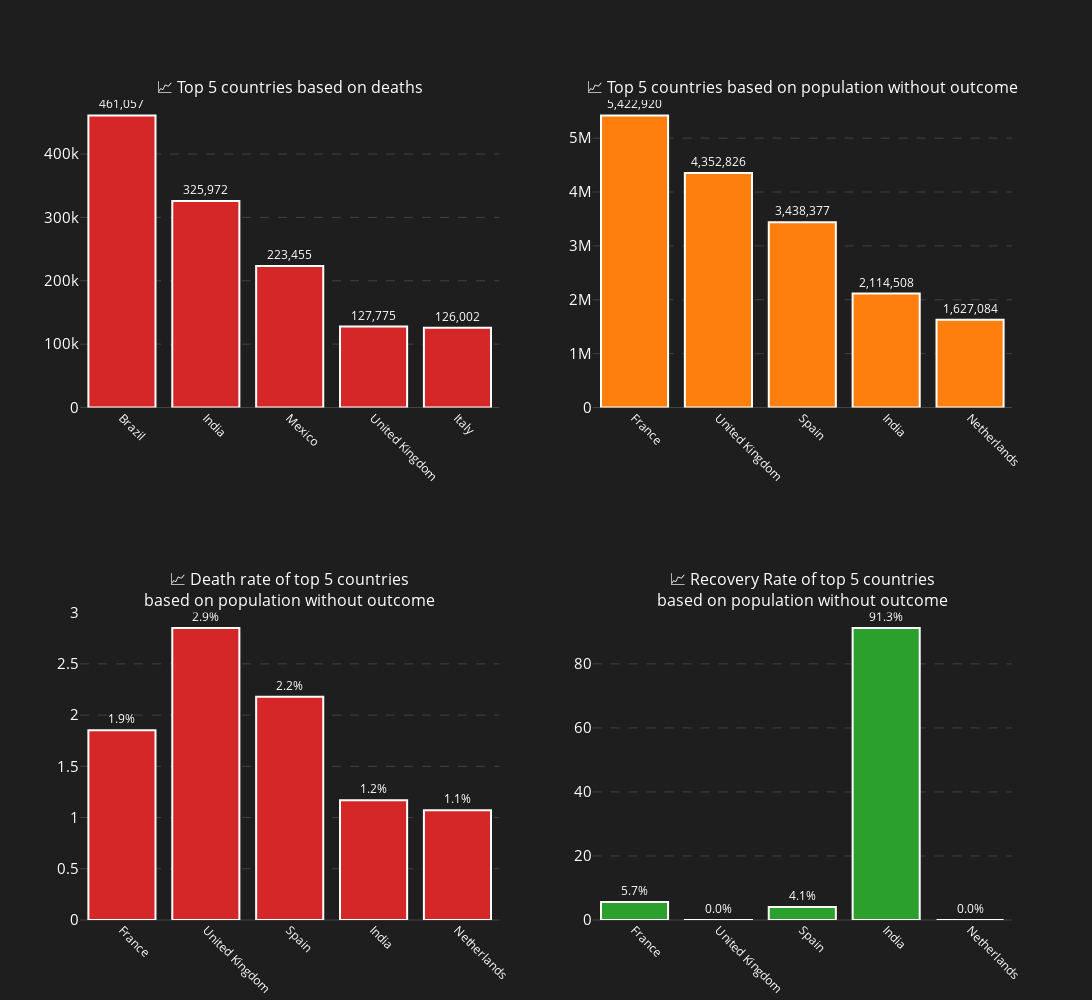

Here is the notebook cell this chart was saved with:
### Markdown cell above
#### Graph 2

### Code cell
#Set data
n = 5
# Get top n countries based on metric
top_n = total_per_country_wide.head(n).copy()

#Top n countries/states by total confirmed cases
total_per_country_wide['remained'] = total_per_country_wide['confirmed'] - total_per_country_wide['death'] - total_per_country_wide['recovered']
total_per_country_wide['incidence_death'] = (total_per_country_wide['remained']*total_per_country_wide['death_rate']/100).fillna(0).astype(int)
top_remained = total_per_country_wide.sort_values(by = 'remained', ascending = False).head(n)

#Create subplots
fig = ps(rows=2, cols=2, subplot_titles=[f'📈 Top {n} countries based on deaths', f'📈 Top {n} countries based on population without outcome',
                                         f'📈 Death rate of top {n} countries<br>based on population without outcome',
                                         f'📈 Recovery Rate of top {n} countries<br>based on population without outcome'],
    specs=[[{"secondary_y": False}, {"secondary_y": False}],[{"secondary_y": False}, {"secondary_y": False}]]
)

#Plot 1
fig.add_trace(go.Bar(x=top_n['Country/Province'],y=top_n['death'],orientation='v',
    marker=dict(color='#d62728', line=dict(color='white', width=2)),
    text=[f"{val:,.0f}" for val in top_n['death']], 
    textposition='outside',textfont=dict(size=12, color='white'),
    hovertemplate='<b>%{x}</b><br>' + 'Deaths: %{customdata[0]:,}<br>' + 'Cases: %{customdata[1]:,}<br>' +
    'Recovered: %{customdata[2]:,}<br>' + 'Death Rate: %{customdata[3]:.2f}%<br>' + 'Recovery Rate: %{customdata[4]:.2f}%<br><extra></extra>',
    customdata=np.column_stack((top_n['death'], top_n['confirmed'], top_n['recovered'], top_n['death_rate'],top_n['recovery_rate']))
), row = 1, col = 1)
#Plot 2
fig.add_trace(go.Bar(x=top_remained['Country/Province'],y=top_remained['remained'],orientation='v',name = '',
    marker=dict(color='#ff7f0e', line=dict(color='white', width=2)),
    text=[f"{val:,.0f}" for val in top_remained['remained']], 
    textposition='outside',textfont=dict(size=12, color='white'),
    hovertemplate='<b>%{x}</b><br>' + 'Active Cases: %{customdata[0]:,}<br>' + 'Death Rate: %{customdata[1]:.2f}%<br>' +
    'Recovery Rate: %{customdata[2]:.2f}%<br>' + 'Daily Cases: %{customdata[3]:.0f}<br>' + 'Daily Deaths: %{customdata[4]:.0f}<br><extra></extra>',
    customdata=np.column_stack((top_remained['remained'],top_remained['death_rate'],top_remained['recovery_rate'], top_remained['average_daily_cases'], top_remained['average_daily_deaths']))
), row = 1, col = 2)
#Plot 3
fig.add_trace(go.Bar(x=top_remained['Country/Province'],y=top_remained['death_rate'],orientation='v',
    marker=dict(color='#d62728', line=dict(color='white', width=2)),
    text=[f"{val:.1f}%" for val in top_remained['death_rate']], 
    textposition='outside',textfont=dict(size=12, color='white'),
    hovertemplate='<b>%{x}</b><br>' + 'Death Rate: %{customdata[1]:.2f}%<br>' + 'Active Cases: %{customdata[0]:,}<br>' +
    'Recovery Rate: %{customdata[2]:.2f}%<br>' + 'Daily Cases: %{customdata[3]:.0f}<br>' + 'Daily Deaths: %{customdata[4]:.0f}<br><extra></extra>',
    customdata=np.column_stack((top_remained['remained'],top_remained['death_rate'],top_remained['recovery_rate'], top_remained['average_daily_cases'], top_remained['average_daily_deaths']))
), row = 2, col = 1)
#Plot 4
fig.add_trace(go.Bar(x=top_remained['Country/Province'],y=top_remained['recovery_rate'],orientation='v',name = '',
    marker=dict(color='#2ca02c', line=dict(color='white', width=2)),
    text=[f"{val:.1f}%" for val in top_remained['recovery_rate']], 
    textposition='outside',textfont=dict(size=12, color='white'),
    hovertemplate='<b>%{x}</b><br>' + 'Recovery Rate: %{customdata[2]:.2f}%<br>' + 'Active Cases: %{customdata[0]:,}<br>' +
    'Death Rate: %{customdata[1]:.2f}%<br>' + 'Daily Cases: %{customdata[3]:.0f}<br>' + 'Daily Deaths: %{customdata[4]:.0f}<br><extra></extra>',
    customdata=np.column_stack((top_remained['remained'],top_remained['death_rate'],top_remained['recovery_rate'], top_remained['average_daily_cases'], top_remained['average_daily_deaths']))
), row = 2, col = 2)

# Update layout
fig.update_layout(height=1000,width=1600,showlegend=False,plot_bgcolor='rgb(30, 30, 30)',paper_bgcolor='rgb(30, 30, 30)', font=dict(color='white'))
fig.update_xaxes(showgrid=False, tickfont=dict(size=12, color='white'), tickangle=45)
fig.update_yaxes(showgrid=True,gridcolor='rgb(100, 100, 100)',gridwidth=0.5,griddash='dash', tickfont=dict(size=15, color='white'))
fig.show()

# Print detailed ranking
#print("Top 10 Countries by COVID-19 Impact Metric:")
print("=" * 80)
print(f"{'Rank':<4} {'Country/Province':<25} {'Confirmed':<12} {'Deaths':<10} {'Death Rate':<12} {'Recovery Rate'}")
print("-" * 80)

for idx, row in top_n.iterrows():
    print(f"{row['Rank']:<4} {row['Country/Province']:<25} {row['confirmed']:<12,.0f} {row['death']:<10,.0f} {row['death_rate']:<12.2f}% {row['recovery_rate']:.2f}%")

### Figure 1 — Plotly figure (JSON) as saved in the notebook; plotly's stock layout.template omitted (floating-point values rounded to 4 significant figures)
{"data": [{"customdata": [[461100.0, 16470000.0, 14500000.0, 2.799, 88.01], [326000.0, 27890000.0, 25450000.0, 1.169, 91.25], [223500.0, 2412000.0, 1925000.0, 9.266, 79.82], [127800.0, 4481000.0, 344.0, 2.852, 0.007677], [126000.0, 4213000.0, 3845000.0, 2.991, 91.27]], "hovertemplate": "<b>%{x}</b><br>Deaths: %{customdata[0]:,}<br>Cases: %{customdata[1]:,}<br>Recovered: %{customdata[2]:,}<br>Death Rate: %{customdata[3]:.2f}%<br>Recovery Rate: %{customdata[4]:.2f}%<br><extra></extra>", "marker": {"color": "#d62728", "line": {"color": "white", "width": 2}}, "orientation": "v", "text": ["461,057", "325,972", "223,455", "127,775", "126,002"], "textfont": {"color": "white", "size": 12}, "textposition": "outside", "type": "bar", "x": ["Brazil", "India", "Mexico", "United Kingdom", "Italy"], "xaxis": "x", "y": [461100.0, 326000.0, 223500.0, 127800.0, 126000.0], "yaxis": "y"}, {"customdata": [[5423000.0, 1.851, 5.657, 11890.0, 220.1], [4353000.0, 2.852, 0.007677, 9089.0, 259.2], [3438000.0, 2.178, 4.099, 7441.0, 162.1], [2115000.0, 1.169, 91.25, 56580.0, 661.2], [1627000.0, 1.071, 0.0, 3336.0, 35.73]], "hovertemplate": "<b>%{x}</b><br>Active Cases: %{customdata[0]:,}<br>Death Rate: %{customdata[1]:.2f}%<br>Recovery Rate: %{customdata[2]:.2f}%<br>Daily Cases: %{customdata[3]:.0f}<br>Daily Deaths: %{customdata[4]:.0f}<br><extra></extra>", "marker": {"color": "#ff7f0e", "line": {"color": "white", "width": 2}}, "name": "", "orientation": "v", "text": ["5,422,920", "4,352,826", "3,438,377", "2,114,508", "1,627,084"], "textfont": {"color": "white", "size": 12}, "textposition": "outside", "type": "bar", "x": ["France", "United Kingdom", "Spain", "India", "Netherlands"], "xaxis": "x2", "y": [5423000.0, 4353000.0, 3438000.0, 2115000.0, 1627000.0], "yaxis": "y2"}, {"customdata": [[5423000.0, 1.851, 5.657, 11890.0, 220.1], [4353000.0, 2.852, 0.007677, 9089.0, 259.2], [3438000.0, 2.178, 4.099, 7441.0, 162.1], [2115000.0, 1.169, 91.25, 56580.0, 661.2], [1627000.0, 1.071, 0.0, 3336.0, 35.73]], "hovertemplate": "<b>%{x}</b><br>Death Rate: %{customdata[1]:.2f}%<br>Active Cases: %{customdata[0]:,}<br>Recovery Rate: %{customdata[2]:.2f}%<br>Daily Cases: %{customdata[3]:.0f}<br>Daily Deaths: %{customdata[4]:.0f}<br><extra></extra>", "marker": {"color": "#d62728", "line": {"color": "white", "width": 2}}, "orientation": "v", "text": ["1.9%", "2.9%", "2.2%", "1.2%", "1.1%"], "textfont": {"color": "white", "size": 12}, "textposition": "outside", "type": "bar", "x": ["France", "United Kingdom", "Spain", "India", "Netherlands"], "xaxis": "x3", "y": [1.851, 2.852, 2.178, 1.169, 1.071], "yaxis": "y3"}, {"customdata": [[5423000.0, 1.851, 5.657, 11890.0, 220.1], [4353000.0, 2.852, 0.007677, 9089.0, 259.2], [3438000.0, 2.178, 4.099, 7441.0, 162.1], [2115000.0, 1.169, 91.25, 56580.0, 661.2], [1627000.0, 1.071, 0.0, 3336.0, 35.73]], "hovertemplate": "<b>%{x}</b><br>Recovery Rate: %{customdata[2]:.2f}%<br>Active Cases: %{customdata[0]:,}<br>Death Rate: %{customdata[1]:.2f}%<br>Daily Cases: %{customdata[3]:.0f}<br>Daily Deaths: %{customdata[4]:.0f}<br><extra></extra>", "marker": {"color": "#2ca02c", "line": {"color": "white", "width": 2}}, "name": "", "orientation": "v", "text": ["5.7%", "0.0%", "4.1%", "91.3%", "0.0%"], "textfont": {"color": "white", "size": 12}, "textposition": "outside", "type": "bar", "x": ["France", "United Kingdom", "Spain", "India", "Netherlands"], "xaxis": "x4", "y": [5.657, 0.007677, 4.099, 91.25, 0.0], "yaxis": "y4"}], "layout": {"annotations": [{"font": {"size": 16}, "showarrow": false, "text": "📈 Top 5 countries based on deaths", "x": 0.225, "xanchor": "center", "xref": "paper", "y": 1, "yanchor": "bottom", "yref": "paper"}, {"font": {"size": 16}, "showarrow": false, "text": "📈 Top 5 countries based on population without outcome", "x": 0.775, "xanchor": "center", "xref": "paper", "y": 1, "yanchor": "bottom", "yref": "paper"}, {"font": {"size": 16}, "showarrow": false, "text": "📈 Death rate of top 5 countries<br>based on population without outcome", "x": 0.225, "xanchor": "center", "xref": "paper", "y": 0.375, "yanchor": "bottom", "yref": "paper"}, {"font": {"size": 16}, "showarrow": false, "text": "📈 Recovery Rate of top 5 countries<br>based on population without outcome", "x": 0.775, "xanchor": "center", "xref": "paper", "y": 0.375, "yanchor": "bottom", "yref": "paper"}], "font": {"color": "white"}, "height": 1000, "paper_bgcolor": "rgb(30, 30, 30)", "plot_bgcolor": "rgb(30, 30, 30)", "showlegend": false, "width": 1600, "xaxis": {"anchor": "y", "domain": [0, 0.45], "showgrid": false, "tickangle": 45, "tickfont": {"color": "white", "size": 12}}, "xaxis2": {"anchor": "y2", "domain": [0.55, 1], "showgrid": false, "tickangle": 45, "tickfont": {"color": "white", "size": 12}}, "xaxis3": {"anchor": "y3", "domain": [0, 0.45], "showgrid": false, "tickangle": 45, "tickfont": {"color": "white", "size": 12}}, "xaxis4": {"anchor": "y4", "domain": [0.55, 1], "showgrid": false, "tickangle": 45, "tickfont": {"color": "white", "size": 12}}, "yaxis": {"anchor": "x", "domain": [0.625, 1], "gridcolor": "rgb(100, 100, 100)", "griddash": "dash", "gridwidth": 0.5, "showgrid": true, "tickfont": {"color": "white", "size": 15}}, "yaxis2": {"anchor": "x2", "domain": [0.625, 1], "gridcolor": "rgb(100, 100, 100)", "griddash": "dash", "gridwidth": 0.5, "showgrid": true, "tickfont": {"color": "white", "size": 15}}, "yaxis3": {"anchor": "x3", "domain": [0, 0.375], "gridcolor": "rgb(100, 100, 100)", "griddash": "dash", "gridwidth": 0.5, "showgrid": true, "tickfont": {"color": "white", "size": 15}}, "yaxis4": {"anchor": "x4", "domain": [0, 0.375], "gridcolor": "rgb(100, 100, 100)", "griddash": "dash", "gridwidth": 0.5, "showgrid": true, "tickfont": {"color": "white", "size": 15}}}}
